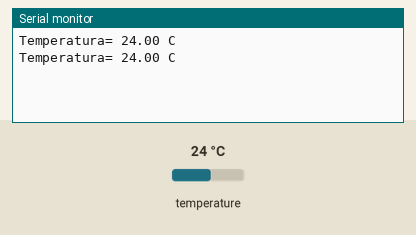
Recording of a sketch running on a simulated Arduino Uno, built with avr-gcc and run on an emulated ATmega328P. On the bench: the last lines printed to the serial monitor. Inputs (shaded band) come from the test bench; at power-on: temperature 24 °C.

Above: at 2.4 s.
2.5 s: temperature set to 12 °C
At 3.2 s:
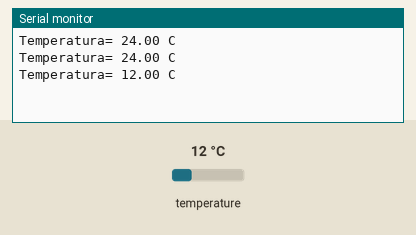
4.0 s: temperature set to 19 °C
At 4.6 s:
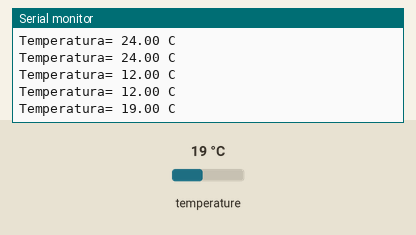
Timing chart, 0 to 7.0 s (numbered marks = the images above; inputs shaded):
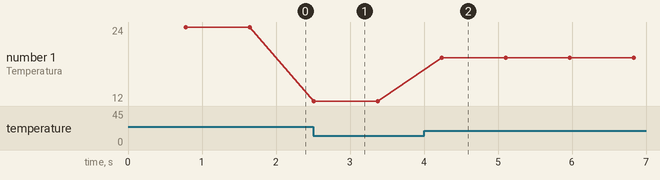

The sketch:

Sensor-de-Temperatura.ino
```cpp
#include <OneWire.h>
#include <DallasTemperature.h>

OneWire ourWire(2);                //Se establece el pin 2  como bus OneWire
DallasTemperature sensors(&ourWire); //Se declara una variable u objeto para nuestro sensor

void setup() {
  Serial.begin(115200);
  sensors.begin();   //Se inicia el sensor
}

void loop() {
  sensors.requestTemperatures();   //Se envía el comando para leer la temperatura
  float temp= sensors.getTempCByIndex(0); //Se obtiene la temperatura en ºC

  Serial.print("Temperatura= ");
  Serial.print(temp);
  Serial.println(" C");
  delay(100);
}
```

Measured:
- after the input at 2.5 s, the serial monitor: prints a new line at once (image 1)
- after the input at 4.0 s, the serial monitor: prints a new line after 0.24 s (image 2)
- plotted number 1: 24 → 12 after the input at 2.5 s, 12 → 19 after the input at 4.0 s
